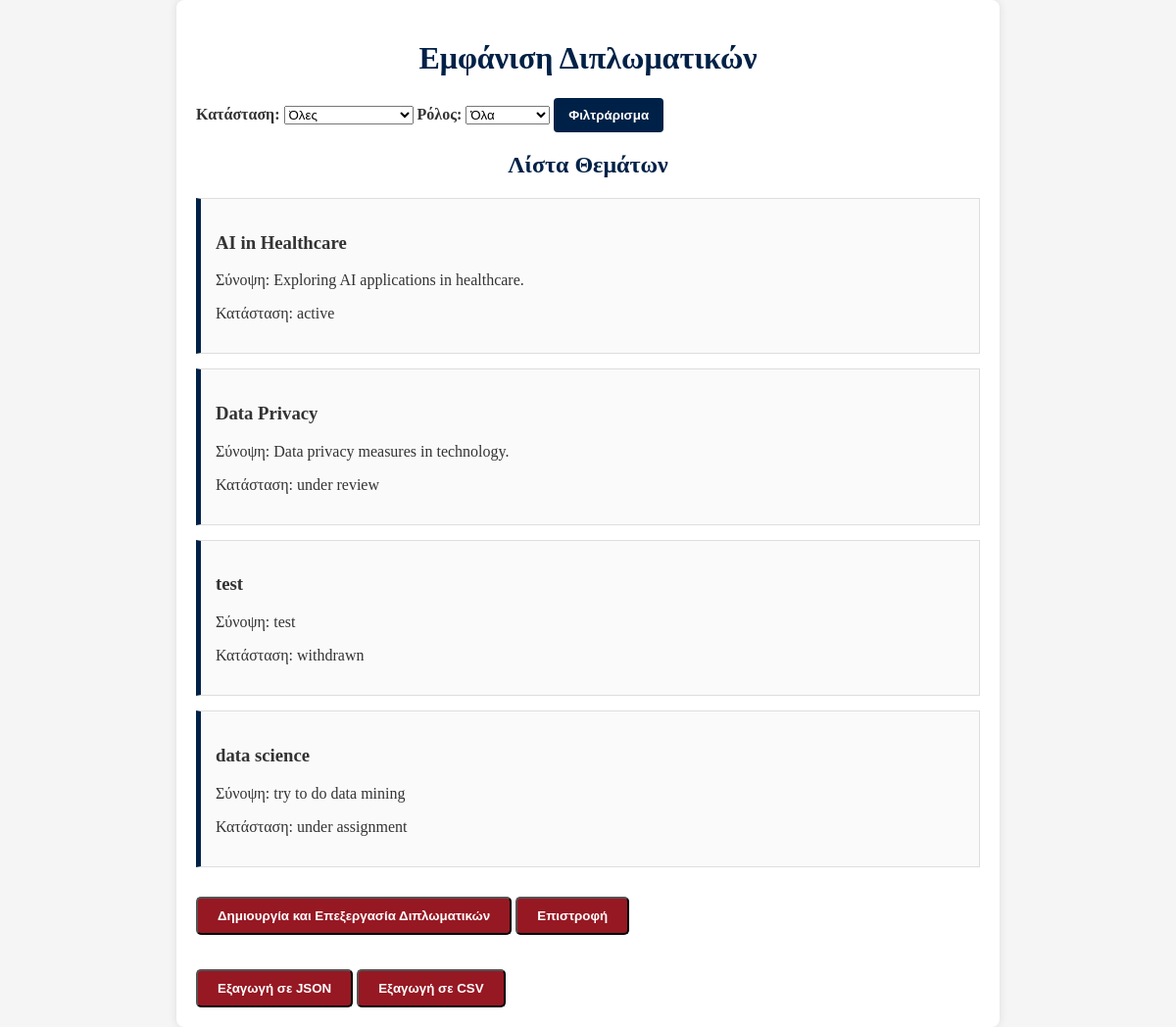
The page /all_thesis.php (signed in) on the database its author committed.
### tables this page shows
CREATE TABLE `thesis` (
  `thesisID` int(11) NOT NULL,
  `title` varchar(255) NOT NULL,
  `description` text NOT NULL,
  `status` enum('under assignment','active','under review','finalized','withdrawn') NOT NULL,
  `supervisorID` int(11) NOT NULL,
  `member1ID` int(11) DEFAULT NULL,
  `member2ID` int(11) DEFAULT NULL,
  `studentID` int(11) DEFAULT NULL,
  `finalGrade` decimal(4,2) DEFAULT NULL,
  `postedDate` date NOT NULL,
  `assignmentDate` date DEFAULT NULL,
  `completionDate` date DEFAULT NULL,
  `examinationDate` date DEFAULT NULL,
  `withdrawalDate` date DEFAULT NULL,
  `pdf` varchar(50) DEFAULT NULL,
  `withdrawn_comment` enum('from professor','from secretary') DEFAULT NULL
);

### all_thesis.php (the view, shortened to what this page needs)
<?php
include 'access.php';
$filter_status = isset($_GET['status']) ? $_GET['status'] : '';
$filter_role = isset($_GET['role']) ? $_GET['role'] : '';
$status_condition = ($filter_status !== '') ? "AND status = ?" : "";
$role_condition = "";
if ($filter_role === 'supervisor') {
    $role_condition = "supervisorID = ?";
} elseif ($filter_role === 'member') {
    $role_condition = "(member1ID = ? OR member2ID = ?)";
} else {
    $role_condition = "(supervisorID = ? OR member1ID = ? OR member2ID = ?)";
}
$query = "
    SELECT
        thesis.thesisID,
        thesis.title,
        thesis.description,
        thesis.pdf,
        thesis.status,
        thesis.studentID,
        thesis.supervisorID,
        thesis.member1ID,
        thesis.member2ID,
        thesis.postedDate,
        thesis.assignmentDate,
        thesis.completionDate,
        thesis.examinationDate,
        thesis.finalGrade,
        thesis.withdrawalDate,
        thesis.withdrawn_comment,
        students.name AS student_name,
        students.surname AS student_surname,
        supervisor.name AS supervisor_name,
        supervisor.surname AS supervisor_surname,
        member1.name AS member1_name,
        member1.surname AS member1_surname,
        member2.name AS member2_name,
        member2.surname AS member2_surname
    FROM
        thesis
    LEFT JOIN students ON thesis.studentID = students.Student_ID
    LEFT JOIN professors AS supervisor ON thesis.supervisorID = supervisor.Professor_ID
    LEFT JOIN professors AS member1 ON thesis.member1ID = member1.Professor_ID
    LEFT JOIN professors AS member2 ON thesis.member2ID = member2.Professor_ID
    WHERE
        $role_condition
        $status_condition
";
$stmt = $con->prepare($query);
if ($filter_status !== '') {
    if ($role_condition === "(supervisorID = ? OR member1ID = ? OR member2ID = ?)") {
        $stmt->bind_param('iiis', $_SESSION['user_id'], $_SESSION['user_id'], $_SESSION['user_id'], $filter_status);
    } elseif ($role_condition === "(member1ID = ? OR member2ID = ?)") {
        $stmt->bind_param('iis', $_SESSION['user_id'], $_SESSION['user_id'], $filter_status);
    } else {
        $stmt->bind_param('is', $_SESSION['user_id'], $filter_status);
    }
} else {
    if ($role_condition === "(supervisorID = ? OR member1ID = ? OR member2ID = ?)") {
        $stmt->bind_param('iii', $_SESSION['user_id'], $_SESSION['user_id'], $_SESSION['user_id']);
    } elseif ($role_condition === "(member1ID = ? OR member2ID = ?)") {
        $stmt->bind_param('ii', $_SESSION['user_id'], $_SESSION['user_id']);
    } else {
        $stmt->bind_param('i', $_SESSION['user_id']);
    }
}
$stmt->execute();
$result = $stmt->get_result();
?>
<!DOCTYPE html>
<html lang="el">
<head>
    <link rel="stylesheet" href="dipl.css">
</head>
<body>
    <div class="container">
        <h1>Εμφάνιση Διπλωματικών</h1>
        <form method="GET" action="" style="margin-bottom: 20px;">
            <label for="status">Κατάσταση:</label>
            <select name="status" id="status">
                <option value="">Όλες</option>
            </select>
            <label for="role">Ρόλος:</label>
            <select name="role" id="role">
                <option value="">Όλα</option>
            </select>
            <button type="submit">Φιλτράρισμα</button>
        </form>
        <div class="topic-list">
            <h2>Λίστα Θεμάτων</h2>
            <?php
            if ($result->num_rows > 0) {
                while ($row = $result->fetch_assoc()) {
                    echo '<div class="topic" onclick="showModal(' . htmlspecialchars(json_encode($row), ENT_QUOTES, 'UTF-8') . ')">';
                    echo '<h3>' . htmlspecialchars($row['title']) . '</h3>';
                    echo '<p>Σύνοψη: ' . htmlspecialchars($row['description']) . '</p>';
                    echo '<p>Κατάσταση: ' . htmlspecialchars($row['status']) . '</p>';
                    echo '</div>';
                }
            } else {
                echo '<p>Δεν βρέθηκαν αποτελέσματα για τα φίλτρα σας.</p>';
            }
            ?>
        <button class="add-topic-button" onclick="window.location.href = 'show_dipl.php';">Δημιουργία και Επεξεργασία Διπλωματικών</button>
        <button class="add-topic-button" onclick="window.location.href = 'professor.php';">Επιστροφή</button>
        </div>
        <div>
            <button class="add-topic-button" onclick="exportData('json')">Εξαγωγή σε JSON</button>
            <button class="add-topic-button" onclick="exportData('csv')">Εξαγωγή σε CSV</button>
        </div>
    </div>
</body>
</html>

### dipl.css (style rules this page uses)
body { font-family: "Georgia", serif; background-color: #f5f5f5; color: #333; margin: 0; padding: 0; }
.container { max-width: 800px; margin: auto; padding: 20px; background-color: #ffffff; box-shadow: 0 0 10px rgba(0, 0, 0, 0.1); border-radius: 8px; }
h1, h2 { color: #002147; text-align: center; }
.topic-list { margin-bottom: 20px; }
.topic { border: 1px solid #ddd; padding: 15px; margin-bottom: 15px; background-color: #fafafa; border-left: 5px solid #002147; }
.add-topic-button { display: inline-block; padding: 10px 20px; background-color: #961823; color: white; text-decoration: none; border-radius: 5px; font-weight: bold; margin-top: 15px; cursor: pointer; text-align: center; transition: background-color 0.3s; }
form label { font-weight: bold; color: #333; }
button[type="submit"], button[type="button"] { padding: 10px 15px; font-weight: bold; border-radius: 4px; border: none; cursor: pointer; transition: background-color 0.3s; }
button[type="submit"] { background-color: #002147; color: white; }

### rows shown on the page
thesis: title "AI in Healthcare", description "Exploring AI applications in healthcare.", status "active"
thesis: title "Data Privacy", description "Data privacy measures in technology.", status "under review"
thesis: title "test", description "test", status "withdrawn"
thesis: title "data science", description "try to do data mining", status "under assignment"
